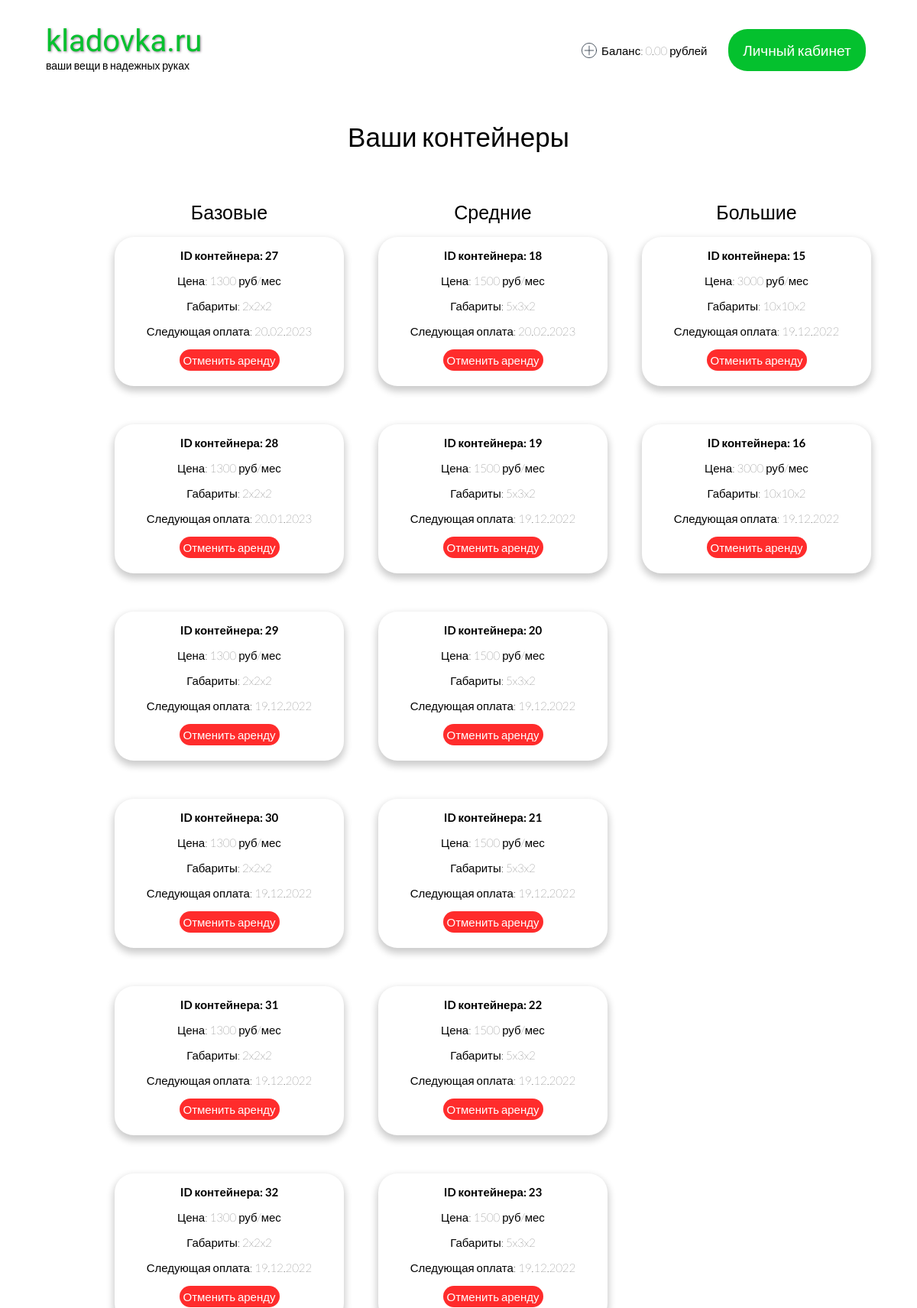
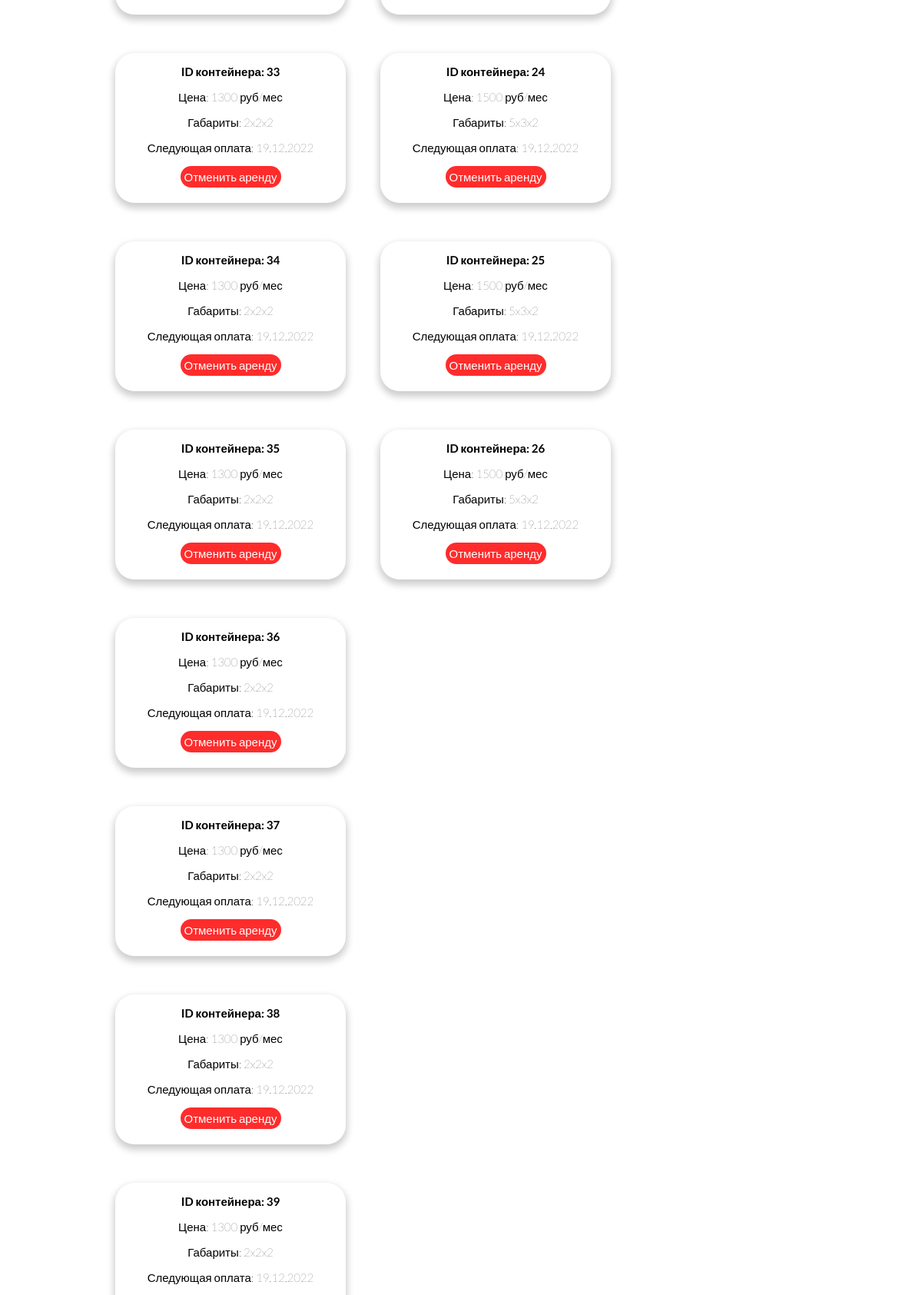
Page /accounts/containers/ (signed in, upper part) on the committed database (2 pictures, top to bottom).
### accounts/models.py (models this page shows)
class Profile(models.Model):
    user = models.OneToOneField(User, on_delete=models.CASCADE)
    patronymic = models.CharField(max_length=15)
    phone_number = models.CharField(max_length=20)
    birth_date = models.DateField(null=True, blank=True)
    balance = models.DecimalField(max_digits=10, decimal_places=2, default=0.00)

### core/models.py (models this page shows, shortened)
class Container(models.Model):
    price = models.IntegerField('Стоимость контейнера')
    dimensions = models.CharField('Габариты контейнера', max_length=8)
    owner = models.ForeignKey(get_user_model(), on_delete=models.SET_DEFAULT, default=1)
    rent_deadline = models.DateField('Дата окончания аренды')  # рассчитывается из баланса клиента
    loaded = models.BooleanField(default=False)  # привез ли клиент свои вещи
    class Meta:
        verbose_name = 'Карточка контейнера'
        verbose_name_plural = 'Контейнеры'

### accounts/views.py (the view)
# urls.py: path('containers/', container_list,  name='user_containers'),
def container_list(request):
    containers = Container.objects.filter(owner=request.user.id)
    if not request.user.is_authenticated:
        return (redirect('login'))
    if len(containers) > 0:
        full_price = 0
        small = []
        middle = []
        large = []
        for container in containers:
            full_price += container.price
        for container in containers:
            if container.dimensions == '10x10x2':
                large.append(container)
            elif container.dimensions == '5x3x2':
                middle.append(container)
            else:
                small.append(container)
        context = {'small_containers': small,
                   'middle_containers': middle,
                   'large_containers': large,
                   'full_price': full_price}
    else:
        context = {'error': "У вас еще нет арендованных контейнеров"}
    return render(request, 'profile/containers.html', context)

### accounts/models.py (called while the page is built)
    def get_user(self, user_id):
        try:
            user = UserModel.objects.get(pk=user_id)
        except UserModel.DoesNotExist:
            return None
        return user if self.user_can_authenticate(user) else None

### accounts/templates/profile/containers.html (shortened to what this page needs)
{% extends 'base.html' %}
{% load static %}
{% block styles %}
<link rel="stylesheet" href="{% static 'css/user_containers.css' %}">
<link rel="stylesheet" href={% static 'css/dropdown_button.css' %}>
{% endblock styles %}
{% block balance %}
    <div class="balance">
        <a href="{% url 'replenish' %}" class="balance">
            <img class="balance" src="{% static 'images/up_balance.svg' %}" width="20px" alt="">
            <p class="balance">Баланс: {{ request.user.profile.balance }} рублей</p>
        </a>
    </div>
{% endblock balance %}
{% block logout_button %}
    <div class="dropdown">
        <button class="dropbtn">Личный кабинет</button>
    </div>
{% endblock logout_button %}
{% block content %}
{% if request.user.is_authenticated %}
{% if not error %}
<h1 class="containers-list-heading">Ваши контейнеры</h1>
<div class="main-content">
    <div class="all-containers">
        {% if small_containers %}
        <div class="containers-list">
            <h1 class="category">Базовые</h1>
        {% for container in small_containers %}
        <div class="container-info">
            <p><b>ID контейнера: {{ container.id }}</b></p>
            <p>Цена: {{ container.price }} руб/мес</p>
            <p>Габариты: {{ container.dimensions }}</p>
            <p>Следующая оплата: {{ container.rent_deadline|date:"d.m.Y" }}</p>
            <a href="{% url 'rent_cancel' container_id=container.id %}">
                {% if container.loaded %}
                <button disabled class="rent-cancel" title="В контейнере уже лежат ваши вещи">Отменить аренду</button>
                {% else %}
                <button class="rent-cancel" onclick="return confirm('Вы уверены, что хотите отменить аренду?');">Отменить аренду</button>
                {% endif %}
            </a>
        </div>
        {% endfor %}
        </div>
        {% endif %}
        {% if middle_containers %}
        <div class="containers-list">
            <h1 class="category">Средние</h1>
            {% for container in middle_containers %}
            <div class="container-info">
                <p><b>ID контейнера: {{ container.id }}</b></p>
                <p>Цена: {{ container.price }} руб/мес</p>
                <p>Габариты: {{ container.dimensions }}</p>
                <p>Следующая оплата: {{ container.rent_deadline|date:"d.m.Y" }}</p>
                <a href="{% url 'rent_cancel' container_id=container.id %}">
                    {% if container.loaded %}
                    <button disabled class="rent-cancel" title="В контейнере уже лежат ваши вещи">Отменить аренду</button>
                    {% else %}
                    <button class="rent-cancel" onclick="return confirm('Вы уверены, что хотите отменить аренду?');">Отменить аренду</button>
                    {% endif %}
                </a>
            </div>
            {% endfor %}
        </div>
        {% endif %}
        {% if large_containers %}
        <div class="containers-list">
            <h1 class="category">Большие</h1>
            {% for container in large_containers %}
            <div class="container-info">
                <p><b>ID контейнера: {{ container.id }}</b></p>
                <p>Цена: {{ container.price }} руб/мес</p>
                <p>Габариты: {{ container.dimensions }}</p>
                <p>Следующая оплата: {{ container.rent_deadline|date:"d.m.Y" }}</p>
                <a href="{% url 'rent_cancel' container_id=container.id %}">
                    {% if container.loaded %}
                    <button disabled class="rent-cancel" title="В контейнере уже лежат ваши вещи">Отменить аренду</button>
                    {% else %}
                    <button class="rent-cancel" onclick="return confirm('Вы уверены, что хотите отменить аренду?');">Отменить аренду</button>
                    {% endif %}
                </a>
            </div>
            {% endfor %}
        </div>
        {% endif %}
    </div>
</div>
{% endif %}
{% else %}
<p>Войдите в профиль, чтобы видеть эту страницу</p>
{% endif %}
{% endblock content %}

### core/templates/base.html (shortened to what this page needs)
{% load static %}
<!DOCTYPE html>
<html lang="en">
<head>
    <link rel="stylesheet" href={% static 'css/main_page.css' %}>
    {% block styles %}
    {% endblock %}
</head>
<body>
    <header>
        <a class="logo" href="{% url 'main' %}">
            <div class="logo">
                <span class="company-name">kladovka.ru</span>
                <span class="slogan">ваши вещи в надежных руках</span>
            </div>
        </a>
        <div class="profile-group">
            {% if request.user.is_authenticated %}
                {% block balance %}
                {% endblock balance %}
                {% block logout_button %}
                {% endblock %}
            {% else %}
                {% block login_button %}
                {% endblock %}
            {% endif %}
        </div>
    </header>
    <div class="main-content">
        {% block content %}
        {% endblock %}
    </div>
</body>
</html>

### core/static/css/main_page.css (style rules this page uses)
header { display: flex; width: 100%; margin: 30px 0 40px 0; }
html { height: 100%; }
.main-content { flex: 1 1 auto; }
body { display: flex; flex-direction: column; margin:0; height: 100%; min-height: 100%; }
a { text-decoration: none; color:black; }
div.logo { display: flex; flex-direction: column; flex-wrap: wrap; }
a.logo { margin-left: 5%; }
.company-name { font-family: 'Belgrano', serif; font-size: 40px; text-shadow: 1px 1px 3px #43214189; }
.slogan { font-family: 'Lato', sans-serif; font-size: 14px; }
.company-name { color: #04C12E; }
.profile-group { position: relative; display: flex; margin: 7px 7% 0 auto; justify-content: center; align-items: center; }
.balance { display: flex; white-space: nowrap; flex-wrap: nowrap; margin-right: 10%; font-family: 'Lato', sans-serif; font-size: 15px; align-items: center; font-weight: lighter; }
img.balance { margin-right: 4%; }
a.balance { display: flex; }

### core/static/css/user_containers.css (style rules this page uses)
.containers-list { display:flex; flex-wrap:wrap; margin-bottom: 40px; flex-direction: column; align-items: center; }
.container-info { text-align: center; width:300px; border-radius: 25px; padding-bottom: 20px; margin-bottom: 50px; font-family: 'Lato', sans-serif; box-shadow: 0px 5px 10px 2px rgba(0, 0, 0, 0.2); font-size: 15px; font-weight: lighter; }
.all-containers { display: flex; gap: 5%; justify-content: space-around; }
.main-content { display: flex; align-self: center; align-items: center; flex-direction: column; }
.containers-list-heading { font-family: 'Lato', sans-serif; font-size: 35px; font-weight: lighter; margin-bottom: 5%; }
button.rent-cancel { border-radius: 25px; background-color: #ff2c2c; border: none; padding: 5px; color: white; font-family: 'Lato', sans-serif; font-size: 15px; font-weight: lighter; transition: 0.5s; }
.category { font-family: 'Lato', sans-serif; font-size: 25px; font-weight: lighter; }

### core/static/css/dropdown_button.css (style rules this page uses)
.dropbtn { background-color: #04C12E; border: none; color: white; width: 180px; height: 55px; font-family: 'Lato', sans-serif; font-size: 19px; border-radius: 25px; display: inline-block; transition: border-radius 0s, font-size 0.7s; }
.dropdown { position: relative; display: inline-block; }

### rows in the picture
Container: id "27", price "1300", dimensions "2x2x2", rent_deadline "20.02.2023", loaded "Отменить аренду"
Container: id "28", price "1300", dimensions "2x2x2", rent_deadline "20.01.2023", loaded "Отменить аренду"
Container: id "29", price "1300", dimensions "2x2x2", rent_deadline "19.12.2022", loaded "Отменить аренду"
Container: id "30", price "1300", dimensions "2x2x2", rent_deadline "19.12.2022", loaded "Отменить аренду"
Container: id "31", price "1300", dimensions "2x2x2", rent_deadline "19.12.2022", loaded "Отменить аренду"
Container: id "32", price "1300", dimensions "2x2x2", rent_deadline "19.12.2022", loaded "Отменить аренду"
Container: id "33", price "1300", dimensions "2x2x2", rent_deadline "19.12.2022", loaded "Отменить аренду"
Container: id "34", price "1300", dimensions "2x2x2", rent_deadline "19.12.2022", loaded "Отменить аренду"
Container: id "35", price "1300", dimensions "2x2x2", rent_deadline "19.12.2022", loaded "Отменить аренду"
Container: id "36", price "1300", dimensions "2x2x2", rent_deadline "19.12.2022", loaded "Отменить аренду"
Container: id "37", price "1300", dimensions "2x2x2", rent_deadline "19.12.2022", loaded "Отменить аренду"
Container: id "38", price "1300", dimensions "2x2x2", rent_deadline "19.12.2022", loaded "Отменить аренду"
Container: id "39", price "1300", dimensions "2x2x2", rent_deadline "19.12.2022"
Container: id "18", price "1500", dimensions "5x3x2", rent_deadline "20.02.2023", loaded "Отменить аренду"
Container: id "19", price "1500", dimensions "5x3x2", rent_deadline "19.12.2022", loaded "Отменить аренду"
Container: id "20", price "1500", dimensions "5x3x2", rent_deadline "19.12.2022", loaded "Отменить аренду"
Container: id "21", price "1500", dimensions "5x3x2", rent_deadline "19.12.2022", loaded "Отменить аренду"
Container: id "22", price "1500", dimensions "5x3x2", rent_deadline "19.12.2022", loaded "Отменить аренду"
Container: id "23", price "1500", dimensions "5x3x2", rent_deadline "19.12.2022", loaded "Отменить аренду"
Container: id "24", price "1500", dimensions "5x3x2", rent_deadline "19.12.2022", loaded "Отменить аренду"
Container: id "25", price "1500", dimensions "5x3x2", rent_deadline "19.12.2022", loaded "Отменить аренду"
Container: id "26", price "1500", dimensions "5x3x2", rent_deadline "19.12.2022", loaded "Отменить аренду"
Container: id "15", price "3000", dimensions "10x10x2", rent_deadline "19.12.2022", loaded "Отменить аренду"
Container: id "16", price "3000", dimensions "10x10x2", rent_deadline "19.12.2022", loaded "Отменить аренду"

### other values in the picture
{{ request.user.profile.balance }} "0.00"
